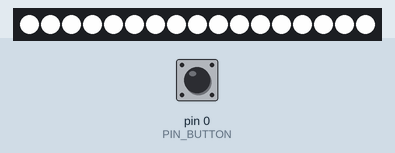
Bench run of a sketch on a simulated Arduino Uno, built with avr-gcc and run on an emulated ATmega328P. Shown: 17 RGB LEDs in strip order, left to right. Inputs (shaded band) come from the test bench; at power-on: pin 0 (PIN_BUTTON) HIGH. Dim RGB values are drawn brighter than linear.

Above: at 1.3 s.
1.4 s: pin 0 (PIN_BUTTON) pulled LOW for 0.15 s
At 1.85 s:
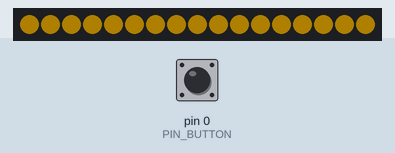
2.1 s: pin 0 (PIN_BUTTON) pulled LOW for 1 s
At 2.46 s:
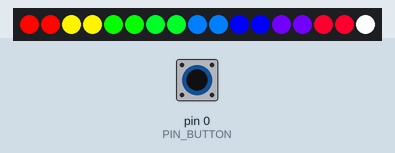
3.7 s: pin 0 (PIN_BUTTON) pulled LOW for 0.15 s
At 3.98 s:
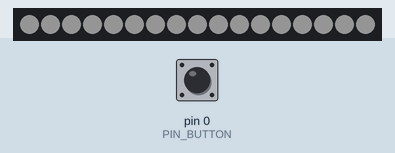
4.4 s: pin 0 (PIN_BUTTON) pulsed LOW 5 times (0.12 s each, 0.3 s apart)
At 5.19 s:
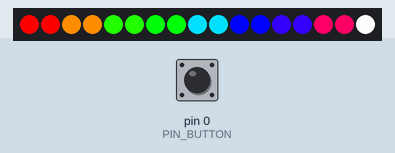
7.4 s: pin 0 (PIN_BUTTON) pulled LOW for 1 s
At 8.77 s:
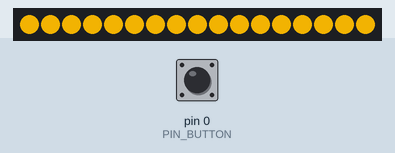
9.0 s: pin 0 (PIN_BUTTON) pulled LOW for 3.2 s
At 9.68 s:
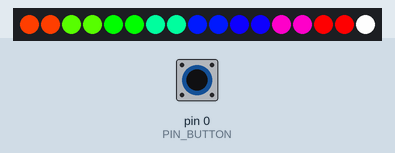
Timing chart, 0 to 12.0 s (numbered marks = the images above; inputs shaded):
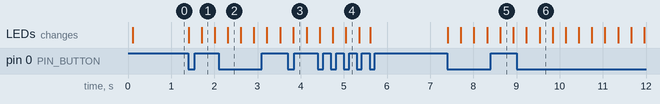

Measured:
- after the input at 1.4 s, the LEDs: first change at once (image 1 shows a later state)
- after the input at 2.1 s, the LEDs: change after 0.21 s (image 2)
- after the input at 3.7 s, the LEDs: change after 0.13 s (image 3)
- after the input at 7.4 s, the LEDs: first change at once (image 5 shows a later state)
- after the input at 9.0 s, the LEDs: first change after 0.23 s (image 6 shows a later state)

The sketch:

esp01s_test.ino
```cpp
#include <Adafruit_NeoPixel.h>
#define PIN_BUTTON 0
#define PIN_LED 2
#define INPUT_TIME 150
#define LED_COUNT 17
#define SEGMENT_COUNT ((int)(LED_COUNT/2))


Adafruit_NeoPixel strip(LED_COUNT, PIN_LED, NEO_GRB + NEO_KHZ800);

uint32_t state = 0;
const int stateCount = 4;
uint32_t currentColor = strip.Color(252, 186, 3);
uint32_t animStep = 0;
unsigned long ledUpdateTime = 10;
unsigned long timerLEDUpdate = 0;
unsigned long timerInputUpdate = 0;

int prevButtonState;

void setup() {
  strip.begin();
  strip.show();
  strip.setBrightness(250);
  pinMode(PIN_BUTTON, INPUT);
  prevButtonState = digitalRead(PIN_BUTTON);
  delay(100);
  timerLEDUpdate = millis();
  timerInputUpdate = millis();
}

void loop() {
  // Wifi Handler

  // Input read cycle
  if (millis() - timerInputUpdate > INPUT_TIME) {
    if (digitalRead(PIN_BUTTON) == LOW && prevButtonState == HIGH) {
      state = (state + 1 ) % stateCount;
      animStep = 0;
      stripReset();
      timerInputUpdate = millis();
    }
    prevButtonState =  digitalRead(PIN_BUTTON);
  }

// Mode handler
  switch (state) {
    case 0:
      writeStrip(strip.Color(255, 255, 255));
      break;
    case 1:
      breathing(&animStep, currentColor);
      break;
    case 2:
      rainbow(&animStep);
      break;
    default:
      breathing(&animStep, strip.Color(255, 255, 255));
      break;
  }

  // Strip update cycle
  if (millis() - timerLEDUpdate > ledUpdateTime) {
    strip.show();
    animStep++;
    timerLEDUpdate = millis();
  }
}

// Set the colour of any particular segment
void writeSegment(int segment, uint32_t color) {
  strip.setPixelColor(segment * 2, color);
  if ((segment * 2 + 1) < strip.numPixels()) {
    strip.setPixelColor(segment * 2 + 1, color);
  }
}

void writeStrip(uint32_t color) {
  for (int i = 0; i < strip.numPixels(); i++) {
    strip.setPixelColor(i, color);
  }
}

void stripReset(){
  strip.setBrightness(250);
  strip.clear();
}

void rainbow(uint32_t* animStep) {
  writeSegment(SEGMENT_COUNT, strip.Color(255, 255, 255));
  for (int i = 0; i < SEGMENT_COUNT; i++) { // For each segment
    int pixelHue = (*animStep * 256) % (65536) + (i * 65536L / SEGMENT_COUNT);
    writeSegment(i, strip.gamma32(strip.ColorHSV(pixelHue)));
  }
  if (*animStep > 255) {
    *animStep = 0;
  }
}

void breathing(uint32_t* animStep, uint32_t color) {
  writeStrip(color);
  if (*animStep > 255 / 2) {
    strip.setBrightness(255 - *animStep * 2);
  }
  else {
    strip.setBrightness(*animStep * 2);
  }

  if (*animStep > 255) {
    *animStep = 0;
  }
}
```
